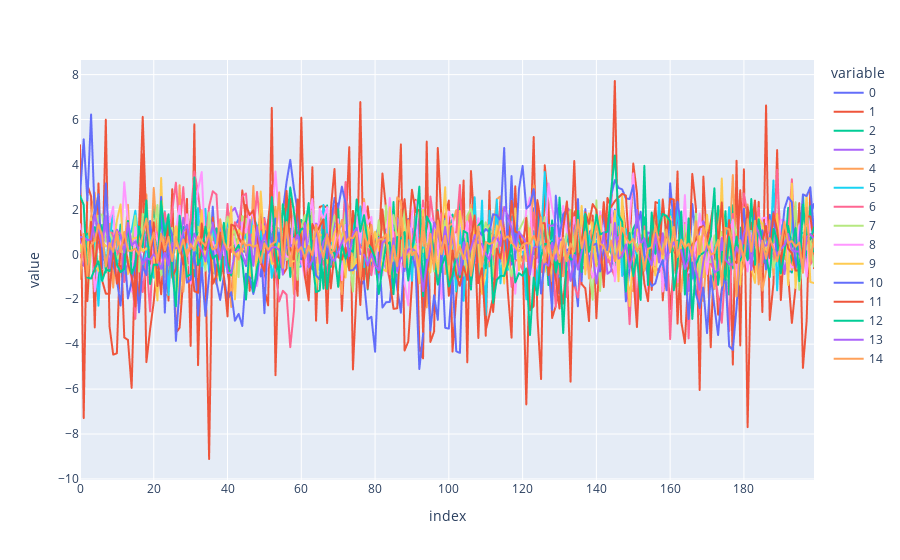

Notebook cell for this chart:
### Code cell
px.line(res)

### Figure 1 — Plotly figure (JSON) as saved in the notebook; plotly's stock layout.template omitted (floating-point values rounded to 4 significant figures; data arrays with more than 128 entries replaced by an {"elided": "..."} marker saying what was removed)
{"data": [{"hovertemplate": "variable=0<br>index=%{x}<br>value=%{y}<extra></extra>", "legendgroup": "0", "line": {"color": "#636efa", "dash": "solid"}, "marker": {"symbol": "circle"}, "mode": "lines", "name": "0", "showlegend": true, "type": "scattergl", "x": {"elided": "200 int values"}, "xaxis": "x", "y": {"elided": "200 float values"}, "yaxis": "y"}, {"hovertemplate": "variable=1<br>index=%{x}<br>value=%{y}<extra></extra>", "legendgroup": "1", "line": {"color": "#EF553B", "dash": "solid"}, "marker": {"symbol": "circle"}, "mode": "lines", "name": "1", "showlegend": true, "type": "scattergl", "x": {"elided": "200 int values"}, "xaxis": "x", "y": {"elided": "200 float values"}, "yaxis": "y"}, {"hovertemplate": "variable=2<br>index=%{x}<br>value=%{y}<extra></extra>", "legendgroup": "2", "line": {"color": "#00cc96", "dash": "solid"}, "marker": {"symbol": "circle"}, "mode": "lines", "name": "2", "showlegend": true, "type": "scattergl", "x": {"elided": "200 int values"}, "xaxis": "x", "y": {"elided": "200 float values"}, "yaxis": "y"}, {"hovertemplate": "variable=3<br>index=%{x}<br>value=%{y}<extra></extra>", "legendgroup": "3", "line": {"color": "#ab63fa", "dash": "solid"}, "marker": {"symbol": "circle"}, "mode": "lines", "name": "3", "showlegend": true, "type": "scattergl", "x": {"elided": "200 int values"}, "xaxis": "x", "y": {"elided": "200 float values"}, "yaxis": "y"}, {"hovertemplate": "variable=4<br>index=%{x}<br>value=%{y}<extra></extra>", "legendgroup": "4", "line": {"color": "#FFA15A", "dash": "solid"}, "marker": {"symbol": "circle"}, "mode": "lines", "name": "4", "showlegend": true, "type": "scattergl", "x": {"elided": "200 int values"}, "xaxis": "x", "y": {"elided": "200 float values"}, "yaxis": "y"}, {"hovertemplate": "variable=5<br>index=%{x}<br>value=%{y}<extra></extra>", "legendgroup": "5", "line": {"color": "#19d3f3", "dash": "solid"}, "marker": {"symbol": "circle"}, "mode": "lines", "name": "5", "showlegend": true, "type": "scattergl", "x": {"elided": "200 int values"}, "xaxis": "x", "y": {"elided": "200 float values"}, "yaxis": "y"}, {"hovertemplate": "variable=6<br>index=%{x}<br>value=%{y}<extra></extra>", "legendgroup": "6", "line": {"color": "#FF6692", "dash": "solid"}, "marker": {"symbol": "circle"}, "mode": "lines", "name": "6", "showlegend": true, "type": "scattergl", "x": {"elided": "200 int values"}, "xaxis": "x", "y": {"elided": "200 float values"}, "yaxis": "y"}, {"hovertemplate": "variable=7<br>index=%{x}<br>value=%{y}<extra></extra>", "legendgroup": "7", "line": {"color": "#B6E880", "dash": "solid"}, "marker": {"symbol": "circle"}, "mode": "lines", "name": "7", "showlegend": true, "type": "scattergl", "x": {"elided": "200 int values"}, "xaxis": "x", "y": {"elided": "200 float values"}, "yaxis": "y"}, {"hovertemplate": "variable=8<br>index=%{x}<br>value=%{y}<extra></extra>", "legendgroup": "8", "line": {"color": "#FF97FF", "dash": "solid"}, "marker": {"symbol": "circle"}, "mode": "lines", "name": "8", "showlegend": true, "type": "scattergl", "x": {"elided": "200 int values"}, "xaxis": "x", "y": {"elided": "200 float values"}, "yaxis": "y"}, {"hovertemplate": "variable=9<br>index=%{x}<br>value=%{y}<extra></extra>", "legendgroup": "9", "line": {"color": "#FECB52", "dash": "solid"}, "marker": {"symbol": "circle"}, "mode": "lines", "name": "9", "showlegend": true, "type": "scattergl", "x": {"elided": "200 int values"}, "xaxis": "x", "y": {"elided": "200 float values"}, "yaxis": "y"}, {"hovertemplate": "variable=10<br>index=%{x}<br>value=%{y}<extra></extra>", "legendgroup": "10", "line": {"color": "#636efa", "dash": "solid"}, "marker": {"symbol": "circle"}, "mode": "lines", "name": "10", "showlegend": true, "type": "scattergl", "x": {"elided": "200 int values"}, "xaxis": "x", "y": {"elided": "200 float values"}, "yaxis": "y"}, {"hovertemplate": "variable=11<br>index=%{x}<br>value=%{y}<extra></extra>", "legendgroup": "11", "line": {"color": "#EF553B", "dash": "solid"}, "marker": {"symbol": "circle"}, "mode": "lines", "name": "11", "showlegend": true, "type": "scattergl", "x": {"elided": "200 int values"}, "xaxis": "x", "y": {"elided": "200 float values"}, "yaxis": "y"}, {"hovertemplate": "variable=12<br>index=%{x}<br>value=%{y}<extra></extra>", "legendgroup": "12", "line": {"color": "#00cc96", "dash": "solid"}, "marker": {"symbol": "circle"}, "mode": "lines", "name": "12", "showlegend": true, "type": "scattergl", "x": {"elided": "200 int values"}, "xaxis": "x", "y": {"elided": "200 float values"}, "yaxis": "y"}, {"hovertemplate": "variable=13<br>index=%{x}<br>value=%{y}<extra></extra>", "legendgroup": "13", "line": {"color": "#ab63fa", "dash": "solid"}, "marker": {"symbol": "circle"}, "mode": "lines", "name": "13", "showlegend": true, "type": "scattergl", "x": {"elided": "200 int values"}, "xaxis": "x", "y": {"elided": "200 float values"}, "yaxis": "y"}, {"hovertemplate": "variable=14<br>index=%{x}<br>value=%{y}<extra></extra>", "legendgroup": "14", "line": {"color": "#FFA15A", "dash": "solid"}, "marker": {"symbol": "circle"}, "mode": "lines", "name": "14", "showlegend": true, "type": "scattergl", "x": {"elided": "200 int values"}, "xaxis": "x", "y": {"elided": "200 float values"}, "yaxis": "y"}], "layout": {"legend": {"title": {"text": "variable"}, "tracegroupgap": 0}, "margin": {"t": 60}, "xaxis": {"anchor": "y", "domain": [0, 1], "title": {"text": "index"}}, "yaxis": {"anchor": "x", "domain": [0, 1], "title": {"text": "value"}}}}
